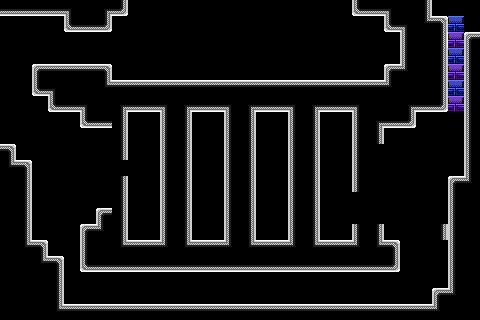

Below is a game level as drawn by its tile map, then a one-line description and the .tmx that defines it (tile-layer data replaced by summaries):
An orthogonal 30x20 tile map with 16x16 px tiles, 8 tile layers (bkg_far, bkg_close, ground, onoff2-defaulton, ...), 4 tilesets.

<map version="1.10" tiledversion="1.11.0" orientation="orthogonal" renderorder="right-down" width="30" height="20" tilewidth="16" tileheight="16" infinite="0" nextlayerid="9" nextobjectid="1">
 <tileset firstgid="1" source="../../PlaceholderSprites.tsx" />
 <tileset firstgid="106" source="../../memory_block.tsx" />
 <tileset firstgid="121" source="../../onoff_block.tsx" />
 <tileset firstgid="136" source="../../onoff2_block.tsx" />
 <layer id="4" name="bkg_far" width="30" height="20">
  <properties>
   <property name="unity:sortinglayer" value="Bkg_far" />
  </properties>
  <data>[600 cells, 0 non-empty, 0 distinct tile ids]</data>
 </layer>
 <layer id="1" name="bkg_close" width="30" height="20">
  <properties>
   <property name="unity:sortinglayer" value="Bkg" />
  </properties>
  <data>[600 cells, 0 non-empty, 0 distinct tile ids]</data>
 </layer>
 <layer id="2" name="ground" width="30" height="20">
  <properties>
   <property name="unity:layer" value="Ground" />
   <property name="unity:sortinglayer" value="Ground" />
  </properties>
  <data>[600 cells, 280 non-empty, 13 distinct tile ids]</data>
 </layer>
 <layer id="5" name="onoff2-defaulton" width="30" height="20">
  <properties>
   <property name="unity:layer" value="Ground" />
   <property name="unity:sortinglayer" value="Ground" />
   <property name="unity:tag" value="onoff2-defaulton" />
  </properties>
  <data>[600 cells, 2 non-empty, 1 distinct tile ids]</data>
 </layer>
 <layer id="6" name="onoff2-defaultoff" width="30" height="20">
  <properties>
   <property name="unity:layer" value="Ground" />
   <property name="unity:sortinglayer" value="Ground" />
   <property name="unity:tag" value="onoff2-defaultoff" />
  </properties>
  <data>[600 cells, 2 non-empty, 2 distinct tile ids]</data>
 </layer>
 <layer id="7" name="onoff-defaultoff" width="30" height="20">
  <properties>
   <property name="unity:layer" value="Ground" />
   <property name="unity:sortinglayer" value="Ground" />
   <property name="unity:tag" value="onoff-defaultoff" />
  </properties>
  <data>[600 cells, 1 non-empty, 1 distinct tile ids]</data>
 </layer>
 <layer id="8" name="onoff-defaulton" width="30" height="20">
  <properties>
   <property name="unity:layer" value="Ground" />
   <property name="unity:sortinglayer" value="Ground" />
   <property name="unity:tag" value="onoff-defaulton" />
  </properties>
  <data>[600 cells, 2 non-empty, 1 distinct tile ids]</data>
 </layer>
 <layer id="3" name="foreground" width="30" height="20">
  <properties>
   <property name="unity:sortinglayer" value="Foreground" />
  </properties>
  <data>[600 cells, 0 non-empty, 0 distinct tile ids]</data>
 </layer>
</map>
